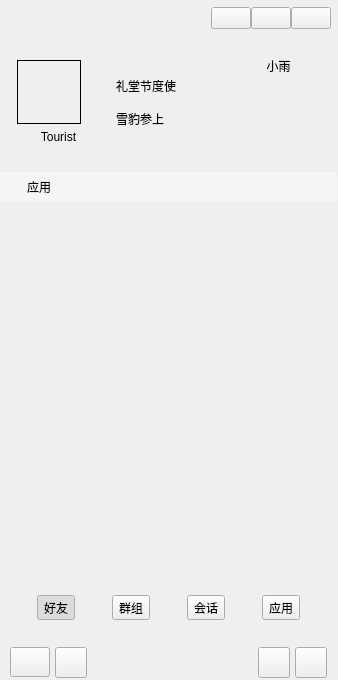
<?xml version="1.0" encoding="UTF-8"?>
<ui version="4.0">
 <class>MainWindow</class>
 <widget class="QWidget" name="MainWindow">
  <property name="geometry">
   <rect>
    <x>0</x>
    <y>0</y>
    <width>338</width>
    <height>680</height>
   </rect>
  </property>
  <property name="windowTitle">
   <string>MainWindow</string>
  </property>
  <widget class="QWidget" name="centralWidget" native="true">
   <property name="geometry">
    <rect>
     <x>0</x>
     <y>0</y>
     <width>337</width>
     <height>682</height>
    </rect>
   </property>
   <widget class="QStackedWidget" name="GCStackedWidget">
    <property name="geometry">
     <rect>
      <x>0</x>
      <y>172</y>
      <width>337</width>
      <height>398</height>
     </rect>
    </property>
    <property name="styleSheet">
     <string notr="true"/>
    </property>
    <property name="currentIndex">
     <number>3</number>
    </property>
    <widget class="QWidget" name="page2">
     <layout class="QVBoxLayout" name="verticalLayout_4">
      <property name="spacing">
       <number>0</number>
      </property>
      <property name="leftMargin">
       <number>0</number>
      </property>
      <property name="topMargin">
       <number>0</number>
      </property>
      <property name="rightMargin">
       <number>0</number>
      </property>
      <property name="bottomMargin">
       <number>0</number>
      </property>
      <item>
       <widget class="QWidget" name="widgetFrindT" native="true">
        <property name="maximumSize">
         <size>
          <width>16777215</width>
          <height>30</height>
         </size>
        </property>
        <property name="styleSheet">
         <string notr="true">QWidget#widgetFrindT  {
	background-color: #5AFFFFFF;
}</string>
        </property>
        <layout class="QHBoxLayout" name="horizontalLayout_3" stretch="0,1">
         <property name="spacing">
          <number>10</number>
         </property>
         <property name="leftMargin">
          <number>10</number>
         </property>
         <property name="topMargin">
          <number>0</number>
         </property>
         <property name="rightMargin">
          <number>0</number>
         </property>
         <property name="bottomMargin">
          <number>0</number>
         </property>
         <item>
          <widget class="QLabel" name="label_3">
           <property name="text">
            <string/>
           </property>
           <property name="pixmap">
            <pixmap resource="resource.qrc">:/resource/images/ic_user.png</pixmap>
           </property>
           <property name="scaledContents">
            <bool>false</bool>
           </property>
          </widget>
         </item>
         <item>
          <widget class="QLabel" name="label_4">
           <property name="text">
            <string>联系人</string>
           </property>
          </widget>
         </item>
        </layout>
       </widget>
      </item>
      <item>
       <widget class="QWidget" name="frindListWidget" native="true"/>
      </item>
     </layout>
    </widget>
    <widget class="QWidget" name="page3">
     <layout class="QVBoxLayout" name="verticalLayout_3">
      <property name="spacing">
       <number>0</number>
      </property>
      <property name="leftMargin">
       <number>0</number>
      </property>
      <property name="topMargin">
       <number>0</number>
      </property>
      <property name="rightMargin">
       <number>0</number>
      </property>
      <property name="bottomMargin">
       <number>0</number>
      </property>
      <item>
       <widget class="QWidget" name="widgetGroupT" native="true">
        <property name="maximumSize">
         <size>
          <width>16777215</width>
          <height>30</height>
         </size>
        </property>
        <property name="styleSheet">
         <string notr="true">QWidget#widgetGroupT  {
	background-color: #5AFFFFFF;
}</string>
        </property>
        <layout class="QHBoxLayout" name="horizontalLayout_4" stretch="0,1">
         <property name="spacing">
          <number>10</number>
         </property>
         <property name="leftMargin">
          <number>10</number>
         </property>
         <property name="topMargin">
          <number>0</number>
         </property>
         <property name="rightMargin">
          <number>0</number>
         </property>
         <property name="bottomMargin">
          <number>0</number>
         </property>
         <item>
          <widget class="QLabel" name="label_5">
           <property name="text">
            <string/>
           </property>
           <property name="pixmap">
            <pixmap resource="resource.qrc">:/resource/images/ic_group.png</pixmap>
           </property>
           <property name="scaledContents">
            <bool>false</bool>
           </property>
          </widget>
         </item>
         <item>
          <widget class="QLabel" name="label_6">
           <property name="text">
            <string>群组</string>
           </property>
          </widget>
         </item>
        </layout>
       </widget>
      </item>
      <item>
       <widget class="QWidget" name="groupListWidget" native="true"/>
      </item>
     </layout>
    </widget>
    <widget class="QWidget" name="page">
     <layout class="QVBoxLayout" name="verticalLayout_10">
      <property name="spacing">
       <number>0</number>
      </property>
      <property name="leftMargin">
       <number>0</number>
      </property>
      <property name="topMargin">
       <number>0</number>
      </property>
      <property name="rightMargin">
       <number>0</number>
      </property>
      <property name="bottomMargin">
       <number>0</number>
      </property>
      <item>
       <widget class="QWidget" name="widgetConVT" native="true">
        <property name="maximumSize">
         <size>
          <width>16777215</width>
          <height>30</height>
         </size>
        </property>
        <property name="styleSheet">
         <string notr="true">QWidget#widgetConVT  {
	background-color: #5AFFFFFF;
}</string>
        </property>
        <layout class="QHBoxLayout" name="horizontalLayout_2" stretch="0,1">
         <property name="spacing">
          <number>10</number>
         </property>
         <property name="leftMargin">
          <number>10</number>
         </property>
         <property name="topMargin">
          <number>0</number>
         </property>
         <property name="rightMargin">
          <number>0</number>
         </property>
         <property name="bottomMargin">
          <number>0</number>
         </property>
         <item>
          <widget class="QLabel" name="label">
           <property name="text">
            <string/>
           </property>
           <property name="pixmap">
            <pixmap resource="resource.qrc">:/resource/images/ic_chat.png</pixmap>
           </property>
           <property name="scaledContents">
            <bool>false</bool>
           </property>
          </widget>
         </item>
         <item>
          <widget class="QLabel" name="label_2">
           <property name="text">
            <string>会话</string>
           </property>
          </widget>
         </item>
        </layout>
       </widget>
      </item>
      <item>
       <widget class="QWidget" name="convationListWidget" native="true"/>
      </item>
     </layout>
    </widget>
    <widget class="QWidget" name="page_2">
     <layout class="QVBoxLayout" name="verticalLayout_6">
      <property name="spacing">
       <number>0</number>
      </property>
      <property name="leftMargin">
       <number>0</number>
      </property>
      <property name="topMargin">
       <number>0</number>
      </property>
      <property name="rightMargin">
       <number>0</number>
      </property>
      <property name="bottomMargin">
       <number>0</number>
      </property>
      <item>
       <widget class="QWidget" name="widgetApply" native="true">
        <property name="maximumSize">
         <size>
          <width>16777215</width>
          <height>30</height>
         </size>
        </property>
        <property name="styleSheet">
         <string notr="true">QWidget#widgetApply  {
	background-color: #5AFFFFFF;
}</string>
        </property>
        <layout class="QHBoxLayout" name="horizontalLayout_6" stretch="0,1">
         <property name="spacing">
          <number>10</number>
         </property>
         <property name="leftMargin">
          <number>10</number>
         </property>
         <property name="topMargin">
          <number>0</number>
         </property>
         <property name="rightMargin">
          <number>0</number>
         </property>
         <property name="bottomMargin">
          <number>0</number>
         </property>
         <item>
          <widget class="QLabel" name="label_7">
           <property name="text">
            <string/>
           </property>
           <property name="pixmap">
            <pixmap resource="resource.qrc">:/resource/images/ic_app.png</pixmap>
           </property>
           <property name="scaledContents">
            <bool>false</bool>
           </property>
          </widget>
         </item>
         <item>
          <widget class="QLabel" name="label_8">
           <property name="text">
            <string>应用</string>
           </property>
          </widget>
         </item>
        </layout>
       </widget>
      </item>
      <item>
       <widget class="QWidget" name="widget_5" native="true"/>
      </item>
     </layout>
    </widget>
   </widget>
   <widget class="QWidget" name="widgetUserInfo" native="true">
    <property name="geometry">
     <rect>
      <x>0</x>
      <y>2</y>
      <width>337</width>
      <height>170</height>
     </rect>
    </property>
    <property name="minimumSize">
     <size>
      <width>0</width>
      <height>170</height>
     </size>
    </property>
    <property name="maximumSize">
     <size>
      <width>16777215</width>
      <height>170</height>
     </size>
    </property>
    <layout class="QVBoxLayout" name="verticalLayout_9">
     <property name="spacing">
      <number>0</number>
     </property>
     <property name="leftMargin">
      <number>1</number>
     </property>
     <property name="topMargin">
      <number>1</number>
     </property>
     <property name="rightMargin">
      <number>1</number>
     </property>
     <property name="bottomMargin">
      <number>1</number>
     </property>
     <item>
      <widget class="QWidget" name="widgetWinBar" native="true">
       <property name="minimumSize">
        <size>
         <width>0</width>
         <height>30</height>
        </size>
       </property>
       <property name="maximumSize">
        <size>
         <width>16777215</width>
         <height>30</height>
        </size>
       </property>
       <layout class="QHBoxLayout" name="horizontalLayout_7">
        <property name="spacing">
         <number>0</number>
        </property>
        <property name="leftMargin">
         <number>0</number>
        </property>
        <property name="topMargin">
         <number>0</number>
        </property>
        <property name="rightMargin">
         <number>5</number>
        </property>
        <property name="bottomMargin">
         <number>0</number>
        </property>
        <item>
         <widget class="QLabel" name="label_9">
          <property name="minimumSize">
           <size>
            <width>30</width>
            <height>0</height>
           </size>
          </property>
          <property name="text">
           <string/>
          </property>
          <property name="pixmap">
           <pixmap resource="resource.qrc">:/resource/images/robot.png</pixmap>
          </property>
         </widget>
        </item>
        <item>
         <spacer name="horizontalSpacer">
          <property name="orientation">
           <enum>Qt::Horizontal</enum>
          </property>
          <property name="sizeHint" stdset="0">
           <size>
            <width>220</width>
            <height>20</height>
           </size>
          </property>
         </spacer>
        </item>
        <item>
         <widget class="QPushButton" name="btnWinMenu">
          <property name="focusPolicy">
           <enum>Qt::NoFocus</enum>
          </property>
          <property name="text">
           <string/>
          </property>
          <property name="icon">
           <iconset>
            <normalon>:/resource/common/ic_login_cfg.png</normalon>
           </iconset>
          </property>
         </widget>
        </item>
        <item>
         <widget class="QPushButton" name="btnWinMin">
          <property name="focusPolicy">
           <enum>Qt::NoFocus</enum>
          </property>
          <property name="text">
           <string/>
          </property>
          <property name="icon">
           <iconset>
            <normalon>:/resource/common/ic_min.png</normalon>
           </iconset>
          </property>
         </widget>
        </item>
        <item>
         <widget class="QPushButton" name="btnWinClose">
          <property name="focusPolicy">
           <enum>Qt::NoFocus</enum>
          </property>
          <property name="text">
           <string/>
          </property>
          <property name="icon">
           <iconset>
            <normalon>:/resource/common/ic_close_white.png</normalon>
           </iconset>
          </property>
         </widget>
        </item>
       </layout>
      </widget>
     </item>
     <item>
      <layout class="QHBoxLayout" name="horizontalLayout_8">
       <property name="spacing">
        <number>5</number>
       </property>
       <property name="leftMargin">
        <number>5</number>
       </property>
       <property name="rightMargin">
        <number>5</number>
       </property>
       <item>
        <widget class="QWidget" name="widget" native="true">
         <layout class="QVBoxLayout" name="verticalLayout_2">
          <item>
           <spacer name="verticalSpacer_4">
            <property name="orientation">
             <enum>Qt::Vertical</enum>
            </property>
            <property name="sizeHint" stdset="0">
             <size>
              <width>20</width>
              <height>40</height>
             </size>
            </property>
           </spacer>
          </item>
          <item>
           <widget class="QWidget" name="widgetHead" native="true">
            <property name="minimumSize">
             <size>
              <width>64</width>
              <height>64</height>
             </size>
            </property>
            <property name="maximumSize">
             <size>
              <width>64</width>
              <height>64</height>
             </size>
            </property>
            <property name="styleSheet">
             <string notr="true">border: 1px solid #000000;</string>
            </property>
            <layout class="QHBoxLayout" name="horizontalLayout_9">
             <property name="spacing">
              <number>0</number>
             </property>
             <property name="leftMargin">
              <number>0</number>
             </property>
             <property name="topMargin">
              <number>0</number>
             </property>
             <property name="rightMargin">
              <number>0</number>
             </property>
             <property name="bottomMargin">
              <number>0</number>
             </property>
            </layout>
           </widget>
          </item>
          <item>
           <widget class="QLabel" name="labelUser">
            <property name="text">
             <string>Tourist</string>
            </property>
            <property name="alignment">
             <set>Qt::AlignCenter</set>
            </property>
           </widget>
          </item>
          <item>
           <spacer name="verticalSpacer_3">
            <property name="orientation">
             <enum>Qt::Vertical</enum>
            </property>
            <property name="sizeHint" stdset="0">
             <size>
              <width>20</width>
              <height>40</height>
             </size>
            </property>
           </spacer>
          </item>
         </layout>
        </widget>
       </item>
       <item>
        <layout class="QVBoxLayout" name="verticalLayout_7">
         <property name="spacing">
          <number>15</number>
         </property>
         <item>
          <spacer name="verticalSpacer_2">
           <property name="orientation">
            <enum>Qt::Vertical</enum>
           </property>
           <property name="sizeHint" stdset="0">
            <size>
             <width>20</width>
             <height>40</height>
            </size>
           </property>
          </spacer>
         </item>
         <item>
          <widget class="QLabel" name="labelUserName">
           <property name="text">
            <string>礼堂节度使</string>
           </property>
          </widget>
         </item>
         <item>
          <widget class="QLabel" name="labelUserMask">
           <property name="text">
            <string>雪豹参上</string>
           </property>
          </widget>
         </item>
         <item>
          <spacer name="verticalSpacer">
           <property name="orientation">
            <enum>Qt::Vertical</enum>
           </property>
           <property name="sizeHint" stdset="0">
            <size>
             <width>20</width>
             <height>40</height>
            </size>
           </property>
          </spacer>
         </item>
        </layout>
       </item>
       <item>
        <layout class="QVBoxLayout" name="verticalLayout_8">
         <item>
          <widget class="QLabel" name="label_10">
           <property name="text">
            <string>小雨</string>
           </property>
           <property name="alignment">
            <set>Qt::AlignCenter</set>
           </property>
          </widget>
         </item>
         <item>
          <widget class="QLabel" name="label_12">
           <property name="text">
            <string/>
           </property>
           <property name="alignment">
            <set>Qt::AlignCenter</set>
           </property>
          </widget>
         </item>
        </layout>
       </item>
      </layout>
     </item>
    </layout>
   </widget>
   <widget class="QWidget" name="widgetBottom" native="true">
    <property name="geometry">
     <rect>
      <x>0</x>
      <y>570</y>
      <width>337</width>
      <height>110</height>
     </rect>
    </property>
    <property name="minimumSize">
     <size>
      <width>0</width>
      <height>110</height>
     </size>
    </property>
    <property name="maximumSize">
     <size>
      <width>16777215</width>
      <height>110</height>
     </size>
    </property>
    <layout class="QVBoxLayout" name="verticalLayout_5">
     <property name="spacing">
      <number>0</number>
     </property>
     <property name="leftMargin">
      <number>0</number>
     </property>
     <property name="topMargin">
      <number>0</number>
     </property>
     <property name="rightMargin">
      <number>0</number>
     </property>
     <property name="bottomMargin">
      <number>0</number>
     </property>
     <item>
      <widget class="QWidget" name="widgetButtons" native="true">
       <property name="minimumSize">
        <size>
         <width>0</width>
         <height>65</height>
        </size>
       </property>
       <layout class="QHBoxLayout" name="horizontalLayout">
        <property name="spacing">
         <number>0</number>
        </property>
        <property name="leftMargin">
         <number>0</number>
        </property>
        <property name="topMargin">
         <number>0</number>
        </property>
        <property name="rightMargin">
         <number>0</number>
        </property>
        <property name="bottomMargin">
         <number>0</number>
        </property>
        <item>
         <widget class="QToolButton" name="btnFrind">
          <property name="text">
           <string>好友</string>
          </property>
          <property name="icon">
           <iconset>
            <normalon>:/resource/images/contacts.png</normalon>
           </iconset>
          </property>
          <property name="iconSize">
           <size>
            <width>24</width>
            <height>24</height>
           </size>
          </property>
          <property name="checkable">
           <bool>true</bool>
          </property>
          <property name="checked">
           <bool>true</bool>
          </property>
          <property name="toolButtonStyle">
           <enum>Qt::ToolButtonTextUnderIcon</enum>
          </property>
         </widget>
        </item>
        <item>
         <widget class="QToolButton" name="btnGroup">
          <property name="text">
           <string>群组</string>
          </property>
          <property name="icon">
           <iconset>
            <normalon>:/resource/images/group_normal.png</normalon>
           </iconset>
          </property>
          <property name="iconSize">
           <size>
            <width>24</width>
            <height>24</height>
           </size>
          </property>
          <property name="checkable">
           <bool>true</bool>
          </property>
          <property name="toolButtonStyle">
           <enum>Qt::ToolButtonTextUnderIcon</enum>
          </property>
         </widget>
        </item>
        <item>
         <widget class="QToolButton" name="btnConversation">
          <property name="toolTip">
           <string>会话</string>
          </property>
          <property name="text">
           <string>会话</string>
          </property>
          <property name="icon">
           <iconset>
            <normalon>:/resource/images/conversation_normal.png</normalon>
           </iconset>
          </property>
          <property name="iconSize">
           <size>
            <width>24</width>
            <height>24</height>
           </size>
          </property>
          <property name="checkable">
           <bool>true</bool>
          </property>
          <property name="checked">
           <bool>false</bool>
          </property>
          <property name="toolButtonStyle">
           <enum>Qt::ToolButtonTextUnderIcon</enum>
          </property>
         </widget>
        </item>
        <item>
         <widget class="QToolButton" name="btnApplay">
          <property name="toolTip">
           <string>应用</string>
          </property>
          <property name="text">
           <string>应用</string>
          </property>
          <property name="icon">
           <iconset>
            <normalon>:/resource/images/applay.png</normalon>
           </iconset>
          </property>
          <property name="iconSize">
           <size>
            <width>24</width>
            <height>24</height>
           </size>
          </property>
          <property name="checkable">
           <bool>true</bool>
          </property>
          <property name="checked">
           <bool>false</bool>
          </property>
          <property name="toolButtonStyle">
           <enum>Qt::ToolButtonTextUnderIcon</enum>
          </property>
         </widget>
        </item>
       </layout>
      </widget>
     </item>
     <item>
      <widget class="QWidget" name="widgetMenu" native="true">
       <property name="minimumSize">
        <size>
         <width>0</width>
         <height>35</height>
        </size>
       </property>
       <property name="maximumSize">
        <size>
         <width>16777215</width>
         <height>35</height>
        </size>
       </property>
       <layout class="QHBoxLayout" name="horizontalLayout_5">
        <property name="spacing">
         <number>5</number>
        </property>
        <property name="leftMargin">
         <number>10</number>
        </property>
        <property name="topMargin">
         <number>2</number>
        </property>
        <property name="rightMargin">
         <number>10</number>
        </property>
        <property name="bottomMargin">
         <number>2</number>
        </property>
        <item>
         <widget class="QPushButton" name="btnSysMenu">
          <property name="minimumSize">
           <size>
            <width>0</width>
            <height>30</height>
           </size>
          </property>
          <property name="toolTip">
           <string>系统菜单</string>
          </property>
          <property name="text">
           <string/>
          </property>
          <property name="icon">
           <iconset>
            <normalon>:/resource/common/ic_sysmen.png</normalon>
           </iconset>
          </property>
          <property name="iconSize">
           <size>
            <width>24</width>
            <height>24</height>
           </size>
          </property>
         </widget>
        </item>
        <item>
         <widget class="QToolButton" name="tbtnAddUser">
          <property name="minimumSize">
           <size>
            <width>0</width>
            <height>30</height>
           </size>
          </property>
          <property name="toolTip">
           <string>添加好友</string>
          </property>
          <property name="text">
           <string/>
          </property>
          <property name="icon">
           <iconset>
            <normalon>:/resource/common/ic_user_add.png</normalon>
           </iconset>
          </property>
          <property name="iconSize">
           <size>
            <width>24</width>
            <height>24</height>
           </size>
          </property>
         </widget>
        </item>
        <item>
         <spacer name="horizontalSpacer_2">
          <property name="orientation">
           <enum>Qt::Horizontal</enum>
          </property>
          <property name="sizeHint" stdset="0">
           <size>
            <width>40</width>
            <height>20</height>
           </size>
          </property>
         </spacer>
        </item>
        <item>
         <widget class="QToolButton" name="tbtnWeather">
          <property name="minimumSize">
           <size>
            <width>0</width>
            <height>30</height>
           </size>
          </property>
          <property name="toolTip">
           <string>天气查询</string>
          </property>
          <property name="text">
           <string/>
          </property>
          <property name="icon">
           <iconset>
            <normalon>:/resource/common/ic_weather.png</normalon>
           </iconset>
          </property>
          <property name="iconSize">
           <size>
            <width>24</width>
            <height>24</height>
           </size>
          </property>
         </widget>
        </item>
        <item>
         <widget class="QToolButton" name="tbtnCalendar">
          <property name="minimumSize">
           <size>
            <width>0</width>
            <height>30</height>
           </size>
          </property>
          <property name="toolTip">
           <string>日历</string>
          </property>
          <property name="text">
           <string/>
          </property>
          <property name="icon">
           <iconset>
            <normalon>:/resource/common/ic_calendar.png</normalon>
           </iconset>
          </property>
          <property name="iconSize">
           <size>
            <width>24</width>
            <height>24</height>
           </size>
          </property>
         </widget>
        </item>
       </layout>
      </widget>
     </item>
    </layout>
   </widget>
  </widget>
 </widget>
 <layoutdefault spacing="6" margin="11"/>
 <resources>
  <include location="resource.qrc"/>
 </resources>
 <connections/>
</ui>
